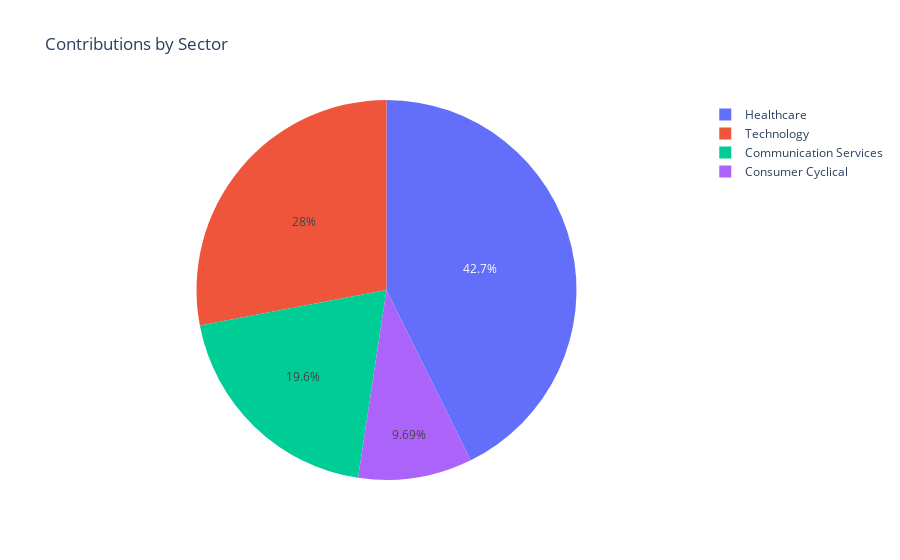

Notebook code for this chart:
### Code cell
sector_contribution_pie(sector_holdings)

### Figure 1 — Plotly figure (JSON) as saved in the notebook; plotly's stock layout.template omitted (floating-point values rounded to 4 significant figures)
{"data": [{"domain": {"x": [0, 1], "y": [0, 1]}, "hovertemplate": "Sector=%{label}<br>Cumulative Contributions=%{value}<extra></extra>", "labels": ["Communication Services", "Consumer Cyclical", "Healthcare", "Technology"], "legendgroup": "", "name": "", "showlegend": true, "type": "pie", "values": [10330.0, 5104.0, 22480.0, 14740.0]}], "layout": {"autosize": true, "legend": {"tracegroupgap": 0}, "title": {"text": "Contributions by Sector"}}}
